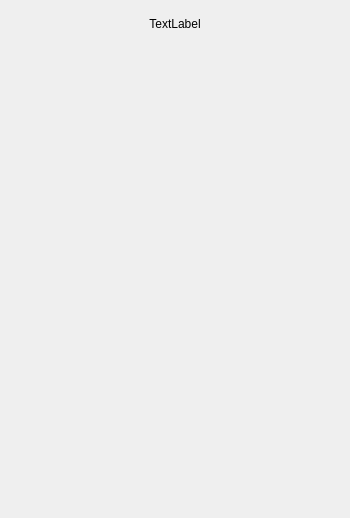
<?xml version="1.0" encoding="UTF-8"?>
<ui version="4.0">
 <class>MainWindow</class>
 <widget class="QWidget" name="MainWindow">
  <property name="geometry">
   <rect>
    <x>0</x>
    <y>0</y>
    <width>350</width>
    <height>518</height>
   </rect>
  </property>
  <property name="windowTitle">
   <string>MainWindow</string>
  </property>
  <layout class="QVBoxLayout" name="verticalLayout">
   <property name="leftMargin">
    <number>0</number>
   </property>
   <property name="topMargin">
    <number>0</number>
   </property>
   <property name="rightMargin">
    <number>0</number>
   </property>
   <property name="bottomMargin">
    <number>0</number>
   </property>
   <item>
    <widget class="QWidget" name="widget" native="true">
     <property name="styleSheet">
      <string notr="true"/>
     </property>
     <property name="type" stdset="0">
      <string>header</string>
     </property>
     <layout class="QHBoxLayout" name="horizontalLayout">
      <item>
       <widget class="QPushButton" name="m_back_btn">
        <property name="minimumSize">
         <size>
          <width>30</width>
          <height>30</height>
         </size>
        </property>
        <property name="maximumSize">
         <size>
          <width>30</width>
          <height>30</height>
         </size>
        </property>
        <property name="icon">
         <iconset resource="Resources/Resources.qrc">
          <normaloff>:/Images/outline_arrow_back_ios_white_24dp.png</normaloff>:/Images/outline_arrow_back_ios_white_24dp.png</iconset>
        </property>
        <property name="iconSize">
         <size>
          <width>35</width>
          <height>35</height>
         </size>
        </property>
        <property name="flat">
         <bool>true</bool>
        </property>
        <property name="type" stdset="0">
         <string>menu</string>
        </property>
       </widget>
      </item>
      <item>
       <widget class="QLabel" name="m_widget_title_lbl">
        <property name="sizePolicy">
         <sizepolicy hsizetype="Expanding" vsizetype="Preferred">
          <horstretch>0</horstretch>
          <verstretch>0</verstretch>
         </sizepolicy>
        </property>
        <property name="text">
         <string>TextLabel</string>
        </property>
        <property name="alignment">
         <set>Qt::AlignCenter</set>
        </property>
       </widget>
      </item>
      <item>
       <widget class="QPushButton" name="m_info_btn">
        <property name="minimumSize">
         <size>
          <width>30</width>
          <height>30</height>
         </size>
        </property>
        <property name="maximumSize">
         <size>
          <width>30</width>
          <height>30</height>
         </size>
        </property>
        <property name="icon">
         <iconset resource="Resources/Resources.qrc">
          <normaloff>:/Images/baseline_more_vert_white_24dp.png</normaloff>:/Images/baseline_more_vert_white_24dp.png</iconset>
        </property>
        <property name="iconSize">
         <size>
          <width>35</width>
          <height>35</height>
         </size>
        </property>
        <property name="flat">
         <bool>true</bool>
        </property>
        <property name="type" stdset="0">
         <string>menu</string>
        </property>
       </widget>
      </item>
     </layout>
    </widget>
   </item>
   <item>
    <widget class="QWidget" name="m_container_widget" native="true">
     <property name="sizePolicy">
      <sizepolicy hsizetype="Preferred" vsizetype="Expanding">
       <horstretch>0</horstretch>
       <verstretch>0</verstretch>
      </sizepolicy>
     </property>
     <layout class="QGridLayout" name="m_container_widget_layout">
      <property name="leftMargin">
       <number>0</number>
      </property>
      <property name="topMargin">
       <number>0</number>
      </property>
      <property name="rightMargin">
       <number>0</number>
      </property>
      <property name="bottomMargin">
       <number>0</number>
      </property>
     </layout>
    </widget>
   </item>
  </layout>
 </widget>
 <resources>
  <include location="Resources/Resources.qrc"/>
 </resources>
 <connections/>
</ui>
